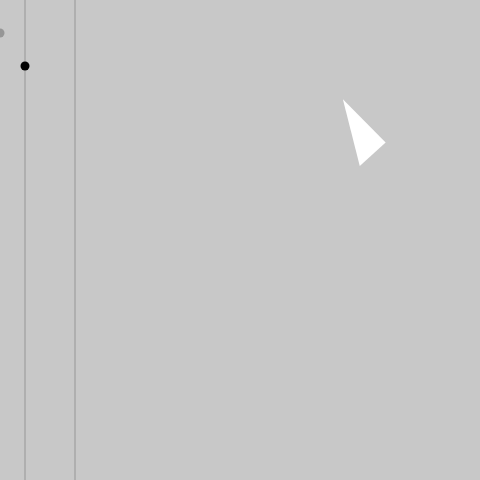
Frame 1 (no input)
Frame 60 (no input): identical to frame 1, image omitted
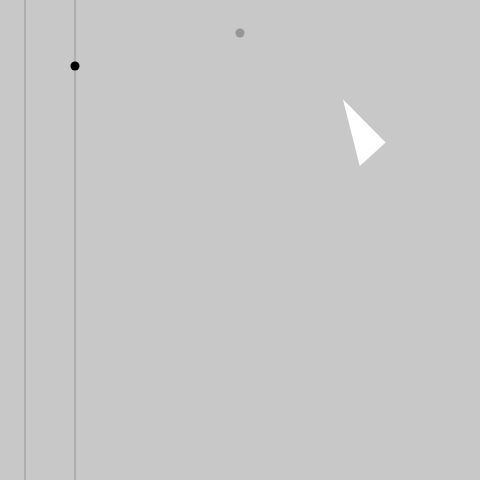
Frame 120 (the mouse pressed at the canvas centre since frame 60)

The p5.js sketch that drew these frames (run headless with seeded random() and noise() and a simulated clock; from frame 60 on, the mouse is pressed at the canvas centre):

// p5.js sketch
// ── sketch.js
let shape;

function setup(){
  createCanvas(480, 480);
  shape = new Shape();
}

function draw() {
   background(200);

   var leftWall = 25;
   var rightWall = 75;

   // xm is just the mouseX, while
   // xc is the mouseX, but constrained
   // between the leftWall and rightWall!
   var xm = mouseX;
   var xc = constrain(mouseX, leftWall, rightWall);

   // Draw the walls.
   stroke(150);
   line(leftWall, 0, leftWall, height);
   line(rightWall, 0, rightWall, height);

   // Draw xm and xc as circles.
   noStroke();
   fill(150);
   ellipse(xm, 33, 9, 9); // Not Constrained
   fill(0);
   ellipse(xc, 66, 9, 9); // Constrained

   shape.show();
   }

function Shape(){

  this.a = createVector(random(width),random(height));
  this.b1 = createVector(random(width),random(height));
  this.b2 = createVector(random(width),random(height));

  this.show = function(){
    fill(255);
    triangle(this.a.x, this.a.y, this.b1.x, this.b1.y, this.b2.x, this.b2.y);
  }
}

// ── fxns.js
function  flat(a) {


}
